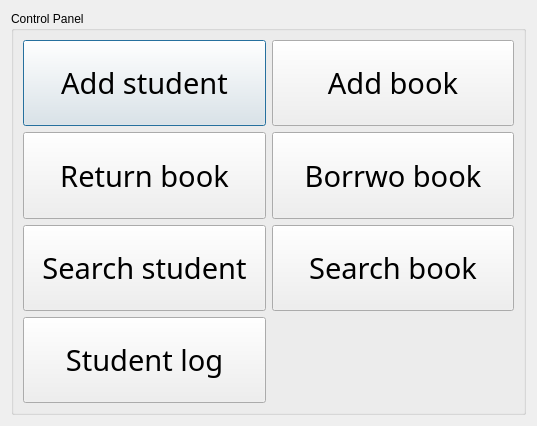
<?xml version="1.0" encoding="UTF-8"?>
<ui version="4.0">
 <class>controlpanel</class>
 <widget class="QDialog" name="controlpanel">
  <property name="geometry">
   <rect>
    <x>0</x>
    <y>0</y>
    <width>537</width>
    <height>426</height>
   </rect>
  </property>
  <property name="windowTitle">
   <string>Dialog</string>
  </property>
  <layout class="QHBoxLayout" name="horizontalLayout">
   <item>
    <widget class="QGroupBox" name="groupBox">
     <property name="sizePolicy">
      <sizepolicy hsizetype="Preferred" vsizetype="Preferred">
       <horstretch>0</horstretch>
       <verstretch>0</verstretch>
      </sizepolicy>
     </property>
     <property name="minimumSize">
      <size>
       <width>100</width>
       <height>200</height>
      </size>
     </property>
     <property name="title">
      <string>Control Panel</string>
     </property>
     <layout class="QGridLayout" name="gridLayout">
      <item row="0" column="0">
       <widget class="QPushButton" name="AddStudent">
        <property name="sizePolicy">
         <sizepolicy hsizetype="Minimum" vsizetype="Preferred">
          <horstretch>0</horstretch>
          <verstretch>0</verstretch>
         </sizepolicy>
        </property>
        <property name="font">
         <font>
          <family>AppleMyungjo</family>
          <pointsize>22</pointsize>
         </font>
        </property>
        <property name="text">
         <string>Add student</string>
        </property>
       </widget>
      </item>
      <item row="0" column="1">
       <widget class="QPushButton" name="AddBook">
        <property name="sizePolicy">
         <sizepolicy hsizetype="Minimum" vsizetype="Preferred">
          <horstretch>0</horstretch>
          <verstretch>0</verstretch>
         </sizepolicy>
        </property>
        <property name="font">
         <font>
          <family>AppleMyungjo</family>
          <pointsize>22</pointsize>
         </font>
        </property>
        <property name="text">
         <string>Add book</string>
        </property>
       </widget>
      </item>
      <item row="1" column="0">
       <widget class="QPushButton" name="ReturnBook">
        <property name="sizePolicy">
         <sizepolicy hsizetype="Minimum" vsizetype="Preferred">
          <horstretch>0</horstretch>
          <verstretch>0</verstretch>
         </sizepolicy>
        </property>
        <property name="font">
         <font>
          <family>AppleMyungjo</family>
          <pointsize>22</pointsize>
         </font>
        </property>
        <property name="text">
         <string>Return book</string>
        </property>
       </widget>
      </item>
      <item row="1" column="1">
       <widget class="QPushButton" name="BorrowBook">
        <property name="sizePolicy">
         <sizepolicy hsizetype="Minimum" vsizetype="Preferred">
          <horstretch>0</horstretch>
          <verstretch>0</verstretch>
         </sizepolicy>
        </property>
        <property name="font">
         <font>
          <family>AppleMyungjo</family>
          <pointsize>22</pointsize>
         </font>
        </property>
        <property name="text">
         <string>Borrwo book</string>
        </property>
       </widget>
      </item>
      <item row="2" column="0">
       <widget class="QPushButton" name="SearchStudent">
        <property name="sizePolicy">
         <sizepolicy hsizetype="Minimum" vsizetype="Preferred">
          <horstretch>0</horstretch>
          <verstretch>0</verstretch>
         </sizepolicy>
        </property>
        <property name="font">
         <font>
          <family>AppleMyungjo</family>
          <pointsize>22</pointsize>
         </font>
        </property>
        <property name="text">
         <string>Search student</string>
        </property>
       </widget>
      </item>
      <item row="2" column="1">
       <widget class="QPushButton" name="SearchBook">
        <property name="sizePolicy">
         <sizepolicy hsizetype="Minimum" vsizetype="Preferred">
          <horstretch>0</horstretch>
          <verstretch>0</verstretch>
         </sizepolicy>
        </property>
        <property name="font">
         <font>
          <family>AppleMyungjo</family>
          <pointsize>22</pointsize>
         </font>
        </property>
        <property name="text">
         <string>Search book</string>
        </property>
       </widget>
      </item>
      <item row="3" column="0">
       <widget class="QPushButton" name="StudentLog">
        <property name="sizePolicy">
         <sizepolicy hsizetype="Minimum" vsizetype="Preferred">
          <horstretch>0</horstretch>
          <verstretch>0</verstretch>
         </sizepolicy>
        </property>
        <property name="font">
         <font>
          <family>AppleMyungjo</family>
          <pointsize>22</pointsize>
         </font>
        </property>
        <property name="text">
         <string>Student log</string>
        </property>
       </widget>
      </item>
     </layout>
    </widget>
   </item>
  </layout>
 </widget>
 <resources/>
 <connections/>
</ui>
